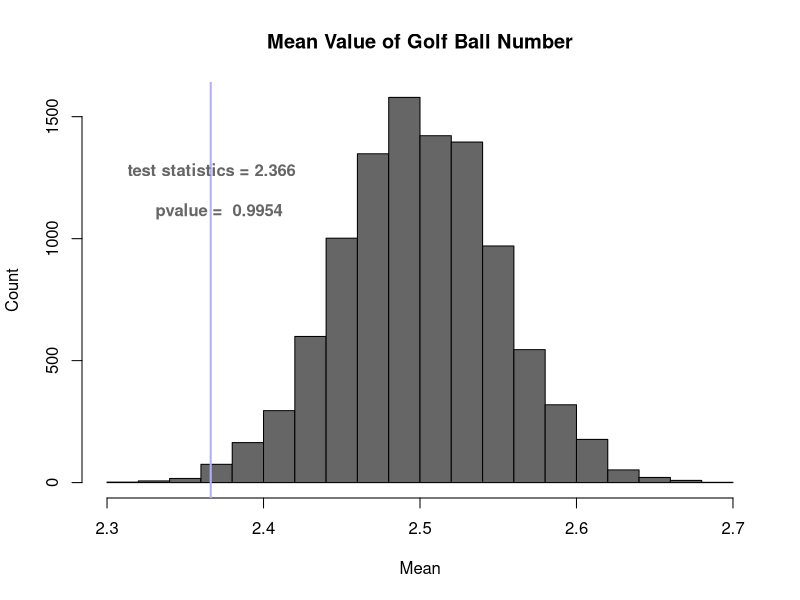
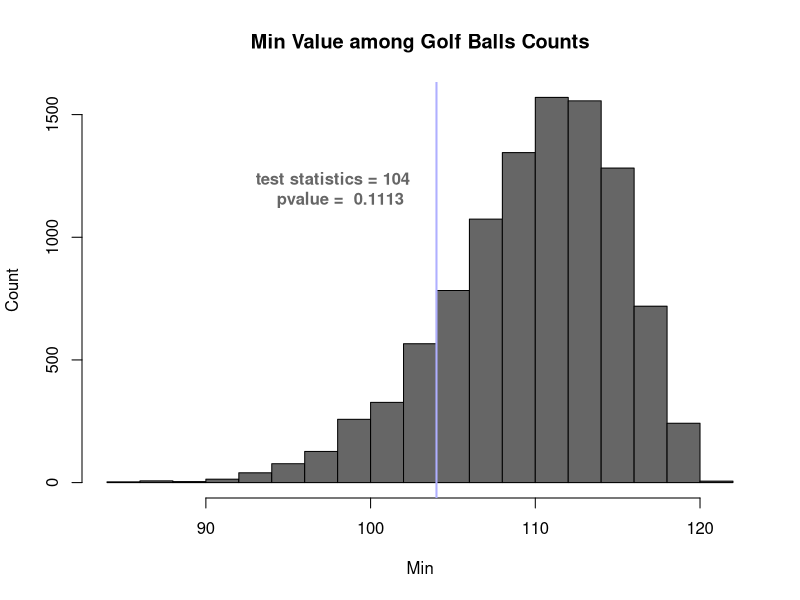
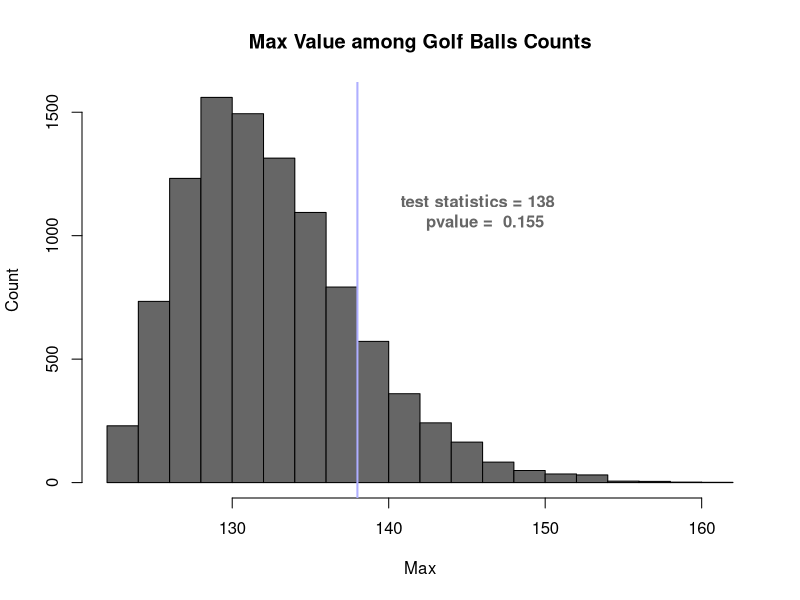
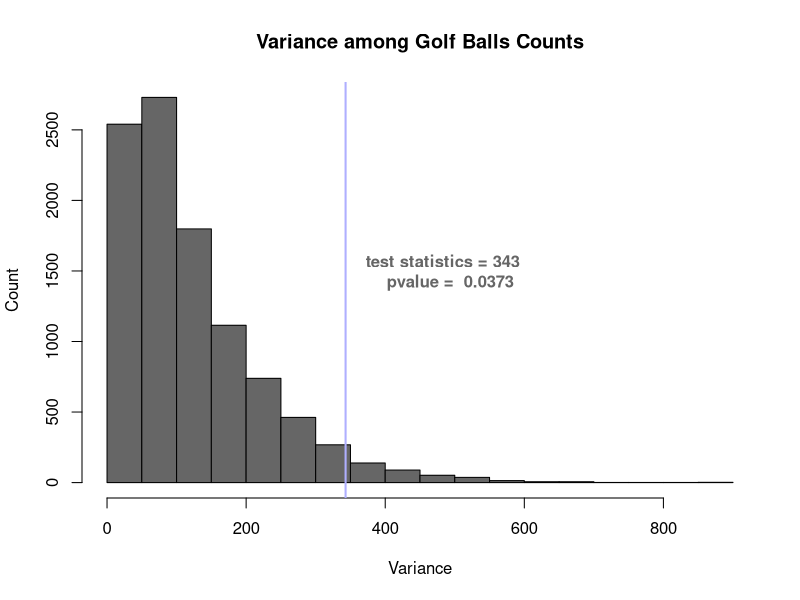

The R source for these figures, in order:
## ---- chunk 1
knitr::opts_chunk$set(echo = TRUE)
## ---- chunk 2
# null hypothesis: all the numbers are equally likely
set.seed(123)
NumberOfSims <- 10000
DataSize <- 486
golfMean <- rep(0,NumberOfSims) #The average number
golfMinFreq <- rep(0,NumberOfSims) # The minimum frequency of golf ball numbers
golfMaxFreq <- rep(0,NumberOfSims) # The maximum frequency of golf ball numbers
golfVar<- rep(0,NumberOfSims) # The variance of frequency among golf ball numbers     

# Generate test statistics under null hypothesis
for (sim in 1:NumberOfSims){
  randomNumbers <- sample(1:4, DataSize,replace = TRUE)
  golfMean[sim] <- mean(randomNumbers)
  golfMinFreq[sim] <- min(table(randomNumbers))
  golfMaxFreq[sim] <- max(table(randomNumbers))
  golfVar[sim] <- var(table(randomNumbers))
}

## ---- chunk 3
# Create a summary data
df <- matrix(c(golfMean, golfMinFreq, golfMaxFreq, golfVar), nrow = NumberOfSims, ncol = 4)
colnames(df) <- c("mean", "min", "max", "variance")
rownames(df) <- 1:NumberOfSims
df <- as.table(df)
head(df)
## ---- chunk 4
# our dataset
ourData<- c(137, 138, 107, 104)
dataMean <- 0
for (i in 1:4) {
  dataMean = dataMean + i*ourData[i]
}

# Calculate observed data test statistics value
dataMean = dataMean / DataSize
dataMinFreq <- min(ourData)
dataMaxFreq <- max(ourData)
dataVar <- var(ourData)
## ---- chunk 5
# Print as table
dfData <- matrix(c(dataMean, dataMinFreq, dataMaxFreq, dataVar), nrow = 1, ncol=4)
colnames(dfData) <- c("mean", "min", "max", "variance")
rownames(dfData) <- 1
dfData <- as.table(dfData)
dfData
## ---- chunk 6
# Calculated p-value by calculating the probability of encountering values more extreme than observed

# ??????????? unsure about the mean?
pMean <- sum((golfMean > dataMean))/NumberOfSims

# Sum over all the values that are more extreme than expected and average over num of Simulations
pMinFreq <- sum((golfMinFreq < dataMinFreq))/NumberOfSims
pMaxFreq <- sum((golfMaxFreq > dataMaxFreq))/NumberOfSims
pVar <- sum((golfVar > dataVar))/NumberOfSims
## ---- chunk 7
# Print as table
dfP <- matrix(c(pMean, pMinFreq, pMaxFreq, pVar), nrow = 1, ncol=4)
colnames(dfP) <- c("pval-mean", "pval-min", "pval-max", "pval-variance")
rownames(dfP) <- 1
dfP <- as.table(dfP)
dfP
## ---- chunk 8

# histogram plot highlighting the observed value
hist(golfMean, main="Mean Value of Golf Ball Number", col = "grey40", xlab="Mean", ylab="Count")
abline(v=dataMean, col='#AFAFFF', lwd=2)
text(2.37,1200,paste("test statistics =",signif(dataMean, 4)," \n\n pvalue = ", pMean), col="grey40",font=2)

hist(golfMinFreq, main="Min Value among Golf Balls Counts", col = "grey40", xlab="Min", ylab="Count")
abline(v=dataMinFreq, col='#AFAFFF', lwd=2)
text(98,1200,paste("test statistics =",dataMinFreq," \n pvalue = ", pMinFreq), col="grey40",font=2)

hist(golfMaxFreq, main="Max Value among Golf Balls Counts", col = "grey40", xlab="Max", ylab="Count")
abline(v=dataMaxFreq, col='#AFAFFF', lwd=2)
text(146,1100,paste("test statistics =",dataMaxFreq," \n pvalue = ", pMaxFreq), col="grey40",font=2)

hist(golfVar, main="Variance among Golf Balls Counts", col = "grey40",xlab="Variance", ylab="Count")
abline(v=dataVar, col='#AFAFFF', lwd=2)
text(490,1500,paste("test statistics =",dataVar," \n pvalue = ", pVar), col="grey40",font=2)
